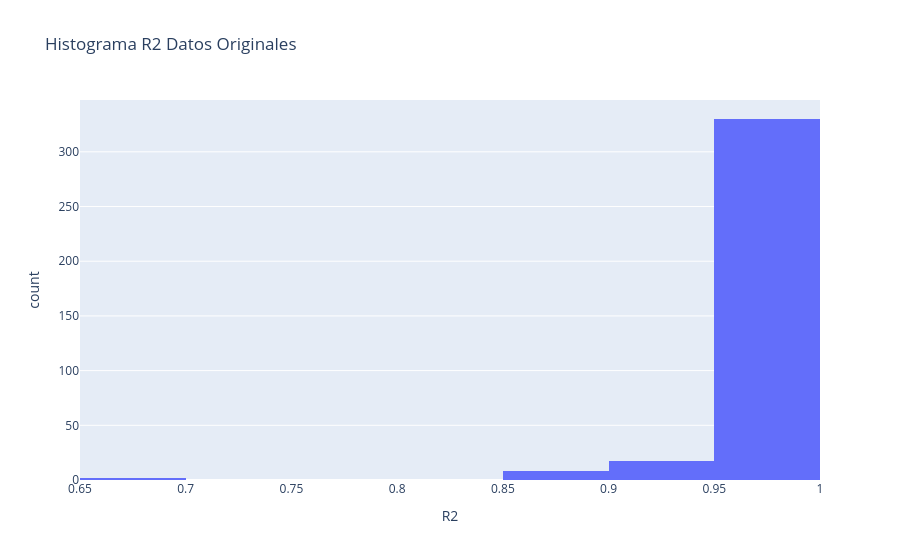

Notebook code for this chart:
### Markdown cell above
## Histogrmas R2

### Code cell
fig = px.histogram(original, x="R2", nbins=8, title="Histograma R2 Datos Originales")
fig.show()

### Figure 1 — Plotly figure (JSON) as saved in the notebook; plotly's stock layout.template omitted (floating-point values rounded to 4 significant figures; data arrays with more than 128 entries replaced by an {"elided": "..."} marker saying what was removed)
{"data": [{"alignmentgroup": "True", "bingroup": "x", "hovertemplate": "R2=%{x}<br>count=%{y}<extra></extra>", "legendgroup": "", "marker": {"color": "#636efa", "pattern": {"shape": ""}}, "name": "", "nbinsx": 8, "offsetgroup": "", "orientation": "v", "showlegend": false, "type": "histogram", "x": {"elided": "357 float values"}, "xaxis": "x", "yaxis": "y"}], "layout": {"barmode": "relative", "legend": {"tracegroupgap": 0}, "title": {"text": "Histograma R2 Datos Originales"}, "xaxis": {"anchor": "y", "domain": [0, 1], "title": {"text": "R2"}}, "yaxis": {"anchor": "x", "domain": [0, 1], "title": {"text": "count"}}}}
